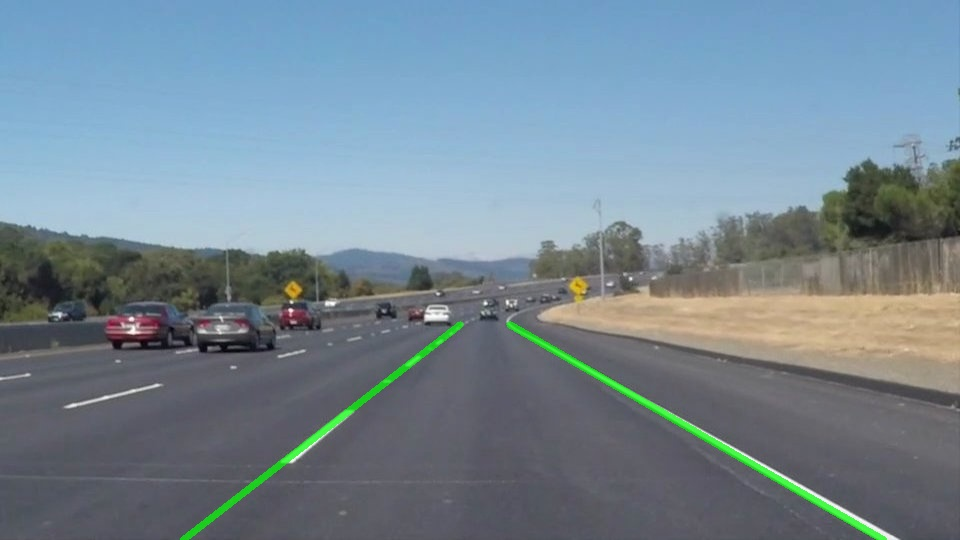
#> input picture dashed_line_test.jpg, 960 x 540 px
$ python -i lane_detection_complete.py   (imports and definitions only)
#> lines starting #> are read from the running program, lines starting #| are printed output that depends on the picture; after the words box and inside, x2 and y2 are one past the last pixel; in counts of white or black regions, pixels touching at a corner belong together
#!/usr/bin/env python3
# -*- coding: utf-8 -*-
"""
OpenCV车道线检测完整库文件
固定参数实现，封装三个对外调用函数
"""

import cv2
import numpy as np
import matplotlib.pyplot as plt
import math
try:
    from moviepy.editor import VideoFileClip
except ImportError:
    from moviepy import VideoFileClip


# =============================================================================
# 内部工具函数
# =============================================================================

def rgb_to_hsl(image):
    """RGB转HSL颜色空间"""
    return cv2.cvtColor(image, cv2.COLOR_BGR2HLS)


def create_white_mask(hsl_image):
    """HSL白色阈值掩码: [0,200,0] ~ [255,255,255]"""
    lower = np.array([0, 200, 0], dtype=np.uint8)
    upper = np.array([255, 255, 255], dtype=np.uint8)
    return cv2.inRange(hsl_image, lower, upper)


def create_yellow_mask(hsl_image):
    """HSL黄色阈值掩码: [15,40,100] ~ [35,255,255]"""
    lower = np.array([15, 40, 100], dtype=np.uint8)
    upper = np.array([35, 255, 255], dtype=np.uint8)
    return cv2.inRange(hsl_image, lower, upper)


def combine_masks(mask1, mask2):
    """合并两个掩码"""
    return cv2.bitwise_or(mask1, mask2)


def apply_mask(image, mask):
    """应用掩码过滤"""
    return cv2.bitwise_and(image, image, mask=mask)


def grayscale(image):
    """灰度化"""
    return cv2.cvtColor(image, cv2.COLOR_BGR2GRAY)


def gaussian_blur(image, kernel_size=(5, 5)):
    """高斯模糊降噪"""
    return cv2.GaussianBlur(image, kernel_size, 0)


def canny_edge(image):
    """Canny边缘检测: 低阈值50, 高阈值150"""
    return cv2.Canny(image, 50, 150)


def create_roi_mask(image_shape):
    """创建ROI四边形掩码，只保留图像下半车道区域"""
    height, width = image_shape[:2]
    vertices = np.array([[
        [width * 0.05, height],
        [width * 0.40, height * 0.55],
        [width * 0.60, height * 0.55],
        [width * 0.95, height]
    ]], dtype=np.int32)
    mask = np.zeros((height, width), dtype=np.uint8)
    cv2.fillPoly(mask, vertices, 255)
    return mask


def apply_roi(edge_image, mask):
    """应用ROI掩码裁剪"""
    return cv2.bitwise_and(edge_image, mask)


def hough_lines(edge_image):
    """霍夫概率变换: 优化参数以检测虚线"""
    return cv2.HoughLinesP(edge_image, 1, math.pi / 180, 15, minLineLength=20, maxLineGap=30)


def calculate_slope(line):
    """计算线段斜率"""
    x1, y1, x2, y2 = line
    if x2 == x1:
        return None
    return (y2 - y1) / (x2 - x1)


def separate_lanes(lines, width):
    """斜率分类区分左右车道: 斜率<0左车道, 斜率>0右车道, 并过滤异常线"""
    left_lines = []
    right_lines = []
    if lines is None:
        return left_lines, right_lines
    for line in lines:
        x1, y1, x2, y2 = line[0]
        slope = calculate_slope((x1, y1, x2, y2))
        if slope is None:
            continue
        if abs(slope) < 0.3:
            continue

        # 过滤：左车道线应该在图像左半部分，右车道线应该在右半部分
        line_x_center = (x1 + x2) / 2

        if slope < 0 and line_x_center < width * 0.6:
            left_lines.append((x1, y1, x2, y2))
        elif slope > 0 and line_x_center > width * 0.4:
            right_lines.append((x1, y1, x2, y2))
    return left_lines, right_lines


def fit_line(points):
    """最小二乘拟合直线"""
    if len(points) < 2:
        return None
    x_coords = np.array([p[0] for p in points])
    y_coords = np.array([p[1] for p in points])
    if np.std(x_coords) < 1:
        return None
    coeffs = np.polyfit(x_coords, y_coords, 1)
    return coeffs


def get_line_endpoints(line, y_min, y_max):
    """根据拟合参数计算线段端点"""
    if line is None:
        return None, None
    slope, intercept = line
    if slope == 0:
        return None, None
    x1 = int((y_min - intercept) / slope)
    y1 = int(y_min)
    x2 = int((y_max - intercept) / slope)
    y2 = int(y_max)
    return (x1, y1), (x2, y2)


def draw_lane_lines_overlay(image, left_line, right_line, y_min, y_max):
    """新建画布绘制车道线overlay"""
    overlay = image.copy()
    if left_line is not None:
        pt1, pt2 = get_line_endpoints(left_line, y_min, y_max)
        if pt1 is not None:
            cv2.line(overlay, pt1, pt2, (0, 255, 0), 5)
    if right_line is not None:
        pt1, pt2 = get_line_endpoints(right_line, y_min, y_max)
        if pt1 is not None:
            cv2.line(overlay, pt1, pt2, (0, 255, 0), 5)
    return overlay


def blend_with_original(result, overlay):
    """透明度加权融合: overlay权重0.7, 原图权重0.3"""
    return cv2.addWeighted(overlay, 0.7, result, 0.3, 0)


# =============================================================================
# 车道线跟踪器 - 帧间平滑
# =============================================================================

class LaneSmoother:
    """车道线平滑跟踪器"""

    def __init__(self, history_size=5):
        self.history_size = history_size
        self.left_history = []
        self.right_history = []

    def update(self, left_line, right_line):
        """
        更新跟踪器

        参数:
            left_line: 左车道线系数 [a, b, c] or None
            right_line: 右车道线系数 [a, b, c] or None

        返回:
            (smoothed_left, smoothed_right): 平滑后的车道线
        """
        self.left_history.append(left_line if left_line is not None else self.left_history[-1] if self.left_history else None)
        self.right_history.append(right_line if right_line is not None else self.right_history[-1] if self.right_history else None)

        if len(self.left_history) > self.history_size:
            self.left_history.pop(0)
        if len(self.right_history) > self.history_size:
            self.right_history.pop(0)

        smooth_left = self._average_valid(self.left_history)
        smooth_right = self._average_valid(self.right_history)

        return smooth_left, smooth_right

    def _average_valid(self, lines):
        """计算有效线的平均值"""
        valid = [l for l in lines if l is not None]
        if not valid:
            return None
        avg = np.zeros_like(valid[0], dtype=float)
        for l in valid:
            avg += l
        return avg / len(valid)

    # [4 lines left out: function reset, not called in this run]


# 全局跟踪器
_tracker = LaneSmoother(history_size=5)


def reset_tracker():
    """重置跟踪器"""
    _tracker.reset()


def get_lane_offset(left_line, right_line, image_width, y_eval):
    """
    计算车道偏移量

    参数:
        left_line: 左车道线系数
        right_line: 右车道线系数
        image_width: 图像宽度
        y_eval: 评估点y坐标

    返回:
        offset: 偏移量(米), 正值=偏右, 负值=偏左
    """
    if left_line is None or right_line is None:
        return 0

    left_x = np.polyval(left_line, y_eval)
    right_x = np.polyval(right_line, y_eval)

    lane_center = (left_x + right_x) / 2
    vehicle_center = image_width / 2

    pixel_offset = lane_center - vehicle_center
    meters_per_pixel = 3.7 / 100

    return pixel_offset * meters_per_pixel


# =============================================================================
# 单帧处理核心函数
# =============================================================================

def process_frame(frame):
    """
    单帧图像完整处理流程:
    图像读取 → RGB转HSL → 白/黄双阈值掩码融合 → 灰度化 → 高斯模糊 →
    Canny边缘提取 → ROI四边形掩码裁剪 → HoughLinesP直线检测 →
    斜率分类区分左右车道 → 最小二乘拟合完整车道线 → overlay绘制 → addWeighted融合
    """
    height, width = frame.shape[:2]

    hsl = rgb_to_hsl(frame)

    white_mask = create_white_mask(hsl)
    yellow_mask = create_yellow_mask(hsl)
    color_mask = combine_masks(white_mask, yellow_mask)

    filtered = apply_mask(frame, color_mask)

    gray = grayscale(filtered)

    blurred = gaussian_blur(gray)

    edges = canny_edge(blurred)

    roi_mask = create_roi_mask((height, width))
    masked_edges = apply_roi(edges, roi_mask)

    lines = hough_lines(masked_edges)

    left_lines, right_lines = separate_lanes(lines, width)

    left_points = [(x1, y1) for x1, y1, x2, y2 in left_lines] + [(x2, y2) for x1, y1, x2, y2 in left_lines]
    right_points = [(x1, y1) for x1, y1, x2, y2 in right_lines] + [(x2, y2) for x1, y1, x2, y2 in right_lines]

    y_min = int(height * 0.6)
    y_max = int(height)

    left_line = fit_line(left_points)
    right_line = fit_line(right_points)

    left_line_smooth, right_line_smooth = _tracker.update(left_line, right_line)

    offset = get_lane_offset(left_line_smooth, right_line_smooth, width, y_max)

    overlay = draw_lane_lines_overlay(frame, left_line_smooth, right_line_smooth, y_min, y_max)

    result = blend_with_original(frame, overlay)

    return result, offset, left_line_smooth, right_line_smooth


# =============================================================================
# 对外调用函数
# =============================================================================

def imread_chinese(path):
    """支持中文路径的图像读取"""
    return cv2.imdecode(np.fromfile(path, dtype=np.uint8), cv2.IMREAD_COLOR)


# [49 lines left out: functions process_image_file, process_video_file, not called in this run]


def display_processing_steps(input_img_path):
    """
    绘图展示全流程中间效果图: 原图、HSL掩码、边缘图、ROI图、最终检测图

    参数:
        input_img_path: 输入图像路径
    """
#> called with input_img_path = 'dashed_line_test.jpg'
    frame = imread_chinese(input_img_path)
#> in imread_chinese, returned value is the input picture: shape (540, 960, 3); mean B, G, R 146.8, 135.2, 117.3
    if frame is None:
        print(f"错误：无法读取图像 {input_img_path}")
        return

    height, width = frame.shape[:2]
#> height = 540; width = 960

    hsl = rgb_to_hsl(frame)
#> in rgb_to_hsl, `return cv2.cvtColor(image, cv2.COLOR_BGR2HLS)`: returned value: shape (540, 960, 3); mean of channels 0, 1, 2 97.1, 133.2, 60
    white_mask = create_white_mask(hsl)
#> in create_white_mask, `return cv2.inRange(hsl_image, lower, upper)`:
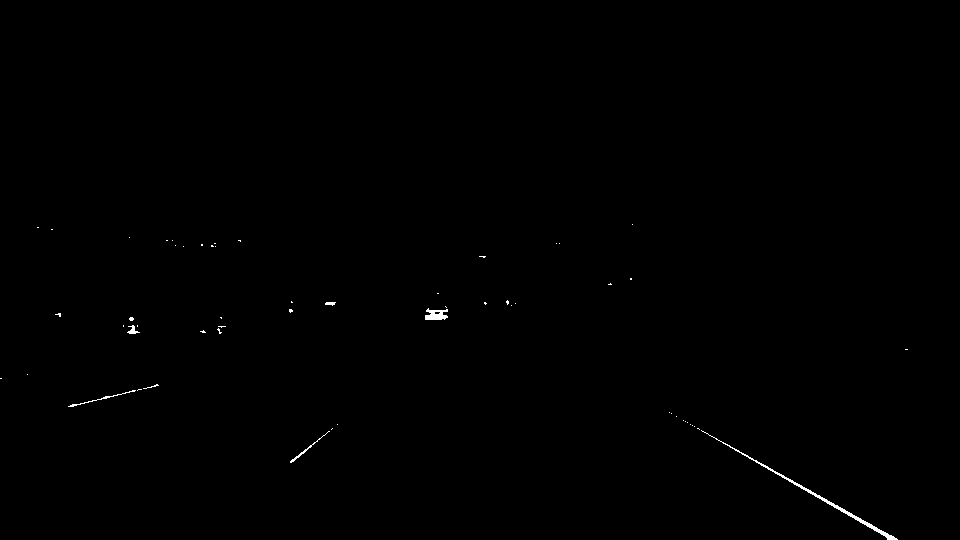
#> returned value: shape (540, 960); 0.24% white; 57 white regions (50 under 20 px), largest, box (x1, y1, x2, y2) and area: (701, 430, 898, 540) 574, (425, 308, 448, 320) 186, (68, 390, 136, 407) 98
    yellow_mask = create_yellow_mask(hsl)
#> in create_yellow_mask, `return cv2.inRange(hsl_image, lower, upper)`:
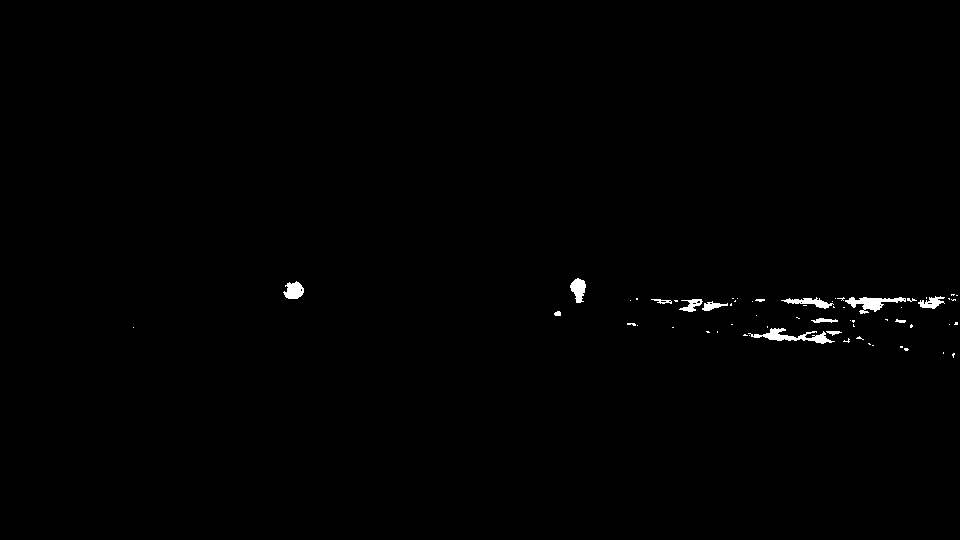
#> returned value: shape (540, 960); 0.52% white; 62 white regions (47 under 20 px), largest, box (x1, y1, x2, y2) and area: (748, 328, 835, 344) 496, (845, 297, 906, 314) 447, (283, 281, 304, 299) 262
    color_mask = combine_masks(white_mask, yellow_mask)
#> in combine_masks, `return cv2.bitwise_or(mask1, mask2)`:
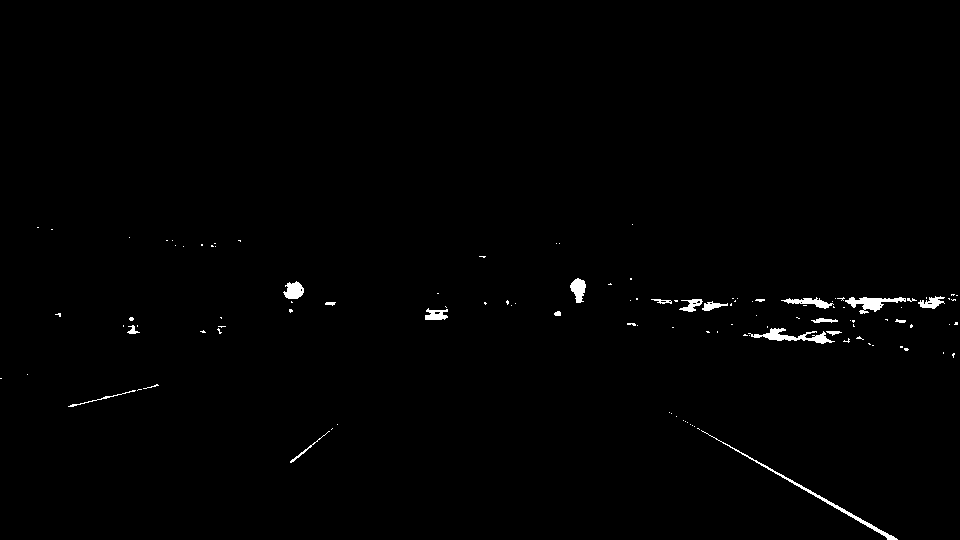
#> returned value: shape (540, 960); 0.75% white; 117 white regions (95 under 20 px), largest, box (x1, y1, x2, y2) and area: (701, 430, 898, 540) 574, (748, 328, 835, 344) 496, (845, 297, 906, 314) 447
    filtered = apply_mask(frame, color_mask)
    gray = grayscale(filtered)
    blurred = gaussian_blur(gray)
    edges = canny_edge(blurred)
#> in canny_edge, `return cv2.Canny(image, 50, 150)`:
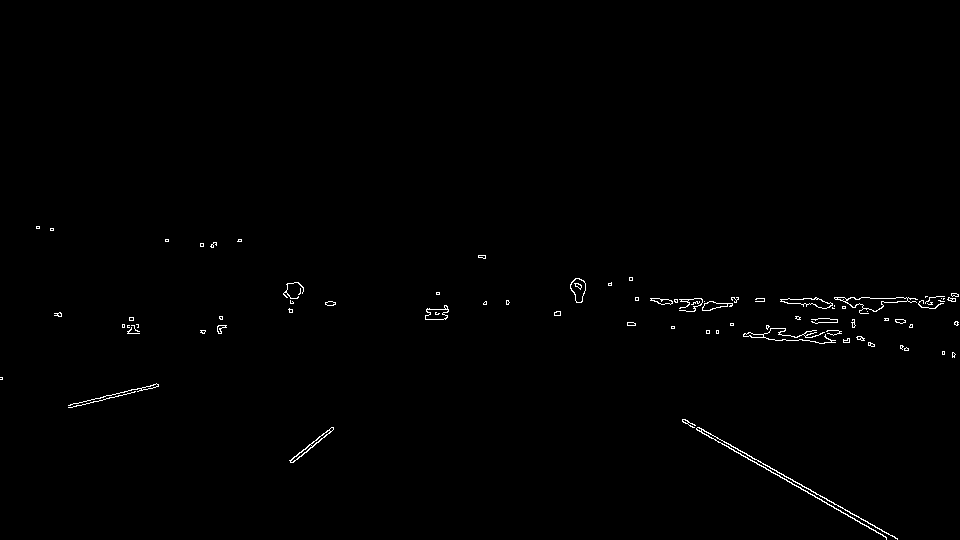
#> returned value: shape (540, 960); 0.59% white in thin lines or dots, all inside (x1, y1, x2, y2) = (0, 226, 959, 540)
    roi_mask = create_roi_mask((height, width))
#> in create_roi_mask, `cv2.fillPoly(mask, vertices, 255)`:
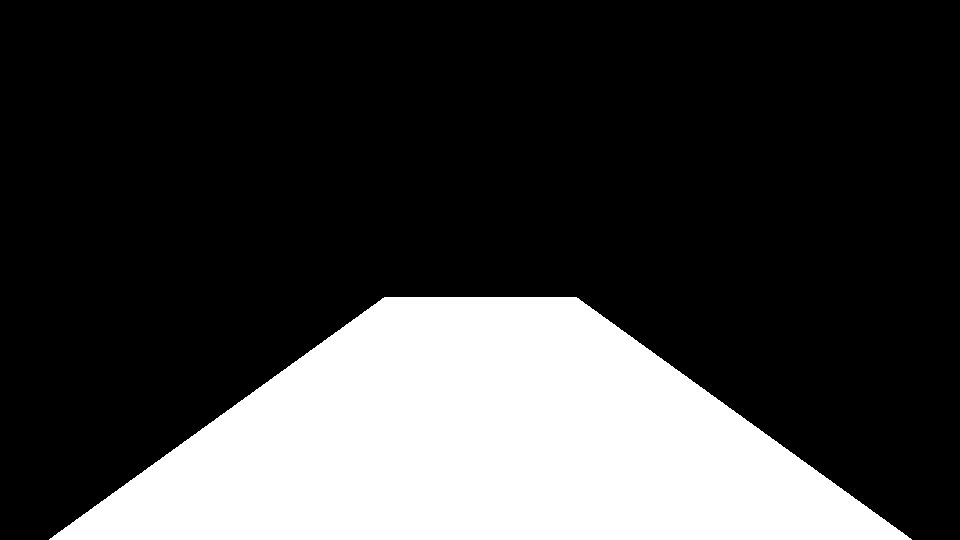
#> mask: shape (540, 960); 24.8% white; 1 white region, box (x1, y1, x2, y2) and area: (49, 297, 912, 540) 128397
    masked_edges = apply_roi(edges, roi_mask)
#> in apply_roi, `return cv2.bitwise_and(edge_image, mask)`:
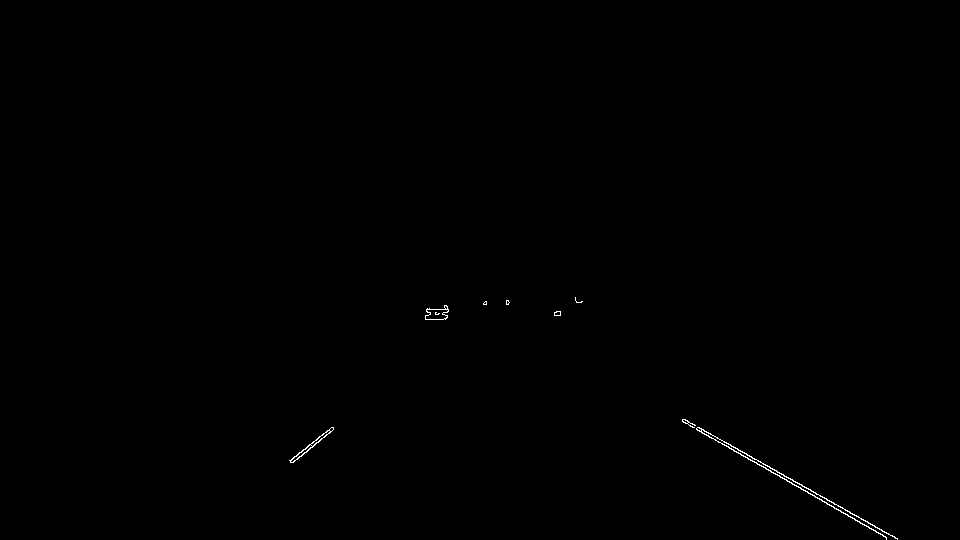
#> returned value: shape (540, 960); 0.18% white in thin lines or dots, all inside (x1, y1, x2, y2) = (289, 297, 898, 540)
    lines = hough_lines(masked_edges)
#> lines = 13 rows, first 6: [682, 420, 886, 538], [682, 419, 897, 538], [683, 419, 894, 536], [765, 467, 885, 536], [291, 462, 333, 428], [289, 460, 327, 430]
    left_detected, right_detected = separate_lanes(lines, width)
#> the loop in separate_lanes, `for line in lines:` made 13 passes
#> (slope, line_x_center) on passes 1, 2, 3, 4, 5, 6, 8, 9, 10, 13: (0.578, 784), (0.553, 789.5), (0.555, 788.5), (0.575, 825), (-0.81, 312), (-0.789, 308), (-0.808, 306), (-0.81, 311), (0.574, 716), (0.575, 806)
#> slope on passes 7, 11, 12: 0, -0.0476, -0.217
#> after the loop in separate_lanes, `for line in lines:`: left_lines = [(291, 462, 333, 428), (289, 460, 327, 430), (293, 462, 319, 441), (290, 461, 332, 427)]; right_lines = [(682, 420, 886, 538), (682, 419, 897, 538), (683, 419, 894, 536), (765, 467, 885, 536), (682, 421, 750, 460), (726, 445, 886, 537)]
#> left_detected has the same summary as left_lines in separate_lanes; right_detected has the same summary as right_lines in separate_lanes
    result, _, _, _ = process_frame(frame)
#> the loop in separate_lanes (call 2), `for line in lines:` made 13 passes
#> in process_frame, `left_points = [(x1, y1) for x1, y1, x2, y2 in left_lines] + [(x2, y2) ..`: left_points = [(291, 462), (289, 460), (293, 462), (290, 461), (333, 428), (327, 430), (319, 441), (332, 427)]
#> in process_frame, `right_points = [(x1, y1) for x1, y1, x2, y2 in right_lines] + [(x2, y2..`: right_points = [(682, 420), (682, 419), (683, 419), (765, 467), (682, 421), (726, 445), (886, 538), (897, 538), (894, 536), (885, 536), (750, 460), (886, 537)]
#> in fit_line, `x_coords = np.array([p[0] for p in points])`: x_coords = [291, 289, 293, 290, 333, 327, 319, 332]
#> in fit_line, `y_coords = np.array([p[1] for p in points])`: y_coords = [462, 460, 462, 461, 428, 430, 441, 427]
#> in fit_line, `coeffs = np.polyfit(x_coords, y_coords, 1)`: coeffs = [-0.807, 696.1]
#> in process_frame, `right_line = fit_line(right_points)`: right_line = [0.564, 35.53]
#> in _average_valid, `valid = [l for l in lines if l is not None]`: valid = [[-0.807, 696.1]]
#> the loop in _average_valid, `for l in valid:` made 1 pass
#> in update, `smooth_left = self._average_valid(self.left_history)`: smooth_left = [-0.807, 696.1]
#> the loop in _average_valid (call 2), `for l in valid:` made 1 pass
#> in update, `smooth_right = self._average_valid(self.right_history)`: smooth_right = [0.564, 35.53]
#> in process_frame, `left_line_smooth, right_line_smooth = _tracker.update(left_line, right..`: left_line_smooth = [-0.807, 696.1]; right_line_smooth = [0.564, 35.53]
#> in get_lane_offset, `left_x = np.polyval(left_line, y_eval)`: left_x = 260.1
#> in get_lane_offset, `right_x = np.polyval(right_line, y_eval)`: right_x = 340
#> in get_lane_offset, `lane_center = (left_x + right_x) / 2`: lane_center = 300
#> in get_lane_offset, `pixel_offset = lane_center - vehicle_center`: pixel_offset = -180
#> in process_frame, `offset = get_lane_offset(left_line_smooth, right_line_smooth, width, y..`: offset = -6.66
#> in get_line_endpoints, `slope, intercept = line`: slope = -0.807; intercept = 696.1
#> in get_line_endpoints, `x1 = int((y_min - intercept) / slope)`: x1 = 460
#> in get_line_endpoints, `x2 = int((y_max - intercept) / slope)`: x2 = 193
#> in draw_lane_lines_overlay, `pt1, pt2 = get_line_endpoints(left_line, y_min, y_max)`: pt1 = (460, 324); pt2 = (193, 540)
#> in draw_lane_lines_overlay, `pt1, pt2 = get_line_endpoints(right_line, y_min, y_max)`: pt1 = (511, 324); pt2 = (894, 540)
#> in draw_lane_lines_overlay, `cv2.line(overlay, pt1, pt2, (0, 255, 0), 5)`:
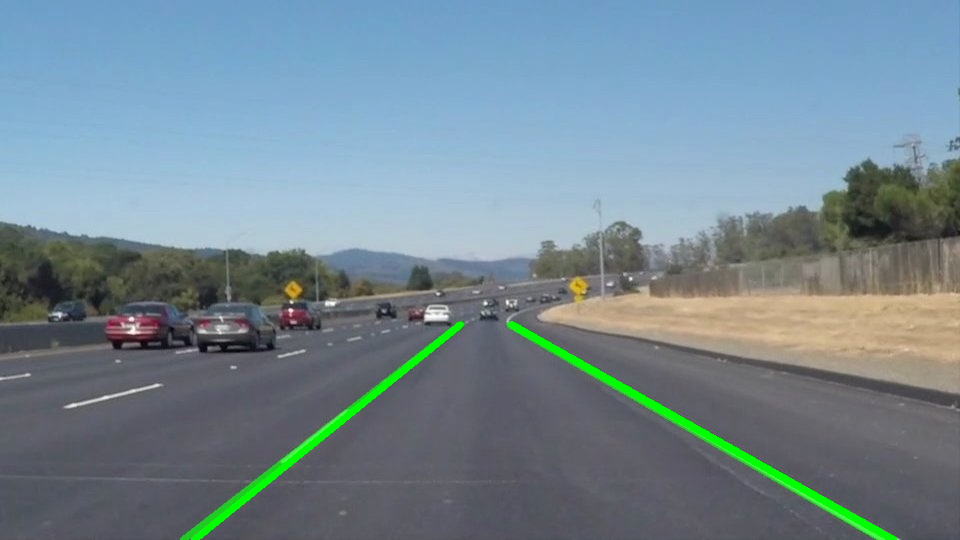
#> overlay: shape (540, 960, 3); mean B, G, R 145.8, 135.9, 116.3

    plt.figure(figsize=(15, 10))

    plt.subplot(2, 3, 1)
    plt.imshow(cv2.cvtColor(frame, cv2.COLOR_BGR2RGB))
    plt.title('Original Image')
    plt.axis('off')

    plt.subplot(2, 3, 2)
    plt.imshow(color_mask, cmap='gray')
    plt.title('HSL Color Mask')
    plt.axis('off')

    plt.subplot(2, 3, 3)
    plt.imshow(edges, cmap='gray')
    plt.title('Canny Edges')
    plt.axis('off')

    plt.subplot(2, 3, 4)
    plt.imshow(masked_edges, cmap='gray')
    plt.title('ROI Masked Edges')
    plt.axis('off')

    plt.subplot(2, 3, 5)
    hough_display = cv2.cvtColor(masked_edges, cv2.COLOR_GRAY2BGR)
    for line in (lines or []):
        x1, y1, x2, y2 = line[0]
        cv2.line(hough_display, (x1, y1), (x2, y2), (0, 255, 0), 2)
#> this loop made 0 passes
    plt.imshow(cv2.cvtColor(hough_display, cv2.COLOR_BGR2RGB))
    plt.title(f'Hough Lines ({len(lines) if lines is not None else 0})')
    plt.axis('off')

    plt.subplot(2, 3, 6)
    plt.imshow(cv2.cvtColor(result, cv2.COLOR_BGR2RGB))
    plt.title('Lane Detection')
    plt.axis('off')

    plt.tight_layout()
    plt.show()


# [7 lines not run here, left out]

#> (the run stopped early here; a loop or call above may not have finished)
